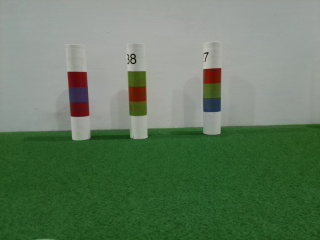
#> input picture matlab/beaconImage97.jpg, 320 x 240 px
$ python -i halfFinished.py   (imports and definitions only)
#> lines starting #> are read from the running program, lines starting #| are printed output that depends on the picture; after the words box and inside, x2 and y2 are one past the last pixel; in counts of white or black regions, pixels touching at a corner belong together
import time
import math
import io

#import penguinPi as ppi
#import picamera
#import picamery.array

import cv2
import numpy as np
import matplotlib.pyplot as plt
import scipy.io as sio
from numpy.linalg import inv
import numpy.random as rnd
from matplotlib.patches import Ellipse

## conversion from/to raw data
wheel_dia = 0.065
turn_dia = 0.145
p = 45
motor_L = -p
motor_R = -p
error = 4

## import simulation data.mat
data = sio.loadmat('data.mat')
#> (reads prototypes/localiser/data.mat from the repository)
mp = data['map']
odom = data['odom']
xT = np.transpose(data['xr'])
xT = xT[1:np.size(xT),:]
sensor = data['sensor']
num_z = mp.shape[0]

## import goals, beacons, starting position
## [id, x, y, 0]
items = sio.loadmat('map.mat')
#> (reads prototypes/localiser/map.mat from the repository)
#> further down, picture is the input picture: shape (240, 320, 3); mean B, G, R 96.2, 122.2, 99.2
robotInitPos = items['map'][0]
goal1 = items['map'][1]
goal2 = items['map'][2]
beacon27 = items['map'][3]
beacon29 = items['map'][4]
beacon38 = items['map'][5]
beacon45 = items['map'][6]
beacon57 = items['map'][7]

## Camera settings
IMAGE_WIDTH = 320
IMAGE_HEIGHT=240
# [1 line that did not run here, left out]
# [1 line that did not run here, left out]
# [1 line that did not run here, left out]
# [1 line that did not run here, left out]

## Input image:
#img = cv2.imread('beaconImage337.jpg')

stream = io.BytesIO()
# [4 lines left out: function capture_image1, not called in this run]

def getChrom(img):
    chrom = np.zeros((img.shape[0],img.shape[1],3), np.float32)
    lum = np.zeros((img.shape[0],img.shape[1]), np.uint16)
    img = img.astype(np.uint16)

    for i in range(0,img.shape[0]):
        for j in range(0,img.shape[1]):
            b = img[i,j,0]
            g = img[i,j,1]
            r = img[i,j,2]
            sum = b + g + r
            chrom[i,j,0] = img[i,j,0] / sum
            chrom[i,j,1] = img[i,j,1] / sum
            chrom[i,j,2] = img[i,j,2] / sum
            lum[i,j] = sum

    return chrom, lum

# [23 lines left out: function getGrayMask, not called in this run]

def chunks(l, n):
    """Yield successive n-sized chunks from l."""
    tolerance = 3

    i = 0
    while i < len(l):
        current_x = 0
        for j in range(0,n):
            if i+j >= len(l):
                break

            if j == 0:
                current_x = l[i+j][0]
            else:
                if l[i+j][0] - current_x > tolerance:
                    break

        if i+j >= len(l):
            break


        if l[i+j][0] - current_x > tolerance:
            i = i + j
            continue
        else:
            yield l[i:i + n]
            i = i + n
            continue

def getBeaconID(img):
    img = cv2.blur(img,(5,5))
    cv2.imshow('orig',img)

    hsv = cv2.cvtColor(img, cv2.COLOR_BGR2HSV)
#> hsv: shape (240, 320, 3); mean H, S, V 57.7, 78.1, 123.3

    gray = cv2.cvtColor(img,cv2.COLOR_BGR2GRAY)
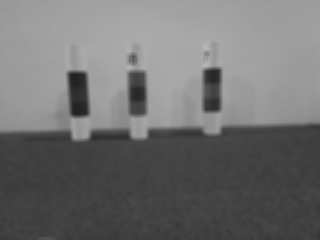
#> gray: shape (240, 320); min 33, max 183, mean 112.4
    equ = cv2.equalizeHist(gray)
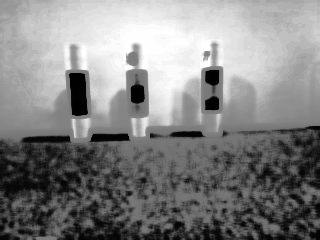
#> equ: shape (240, 320); min 0, max 255, mean 131.7

    chrom, lum = getChrom(img)
#> after the loop in getChrom, `for i in range(0,img.shape[0]):`:
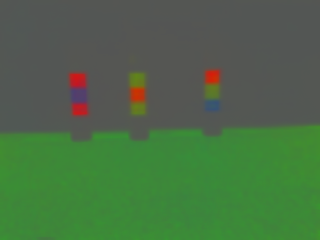
#> chrom: shape (240, 320, 3) float32; mean of channels 0, 1, 2 0.277, 0.428, 0.295; drawn as B, G, R
#> after the loop in getChrom, `for i in range(0,img.shape[0]):`:
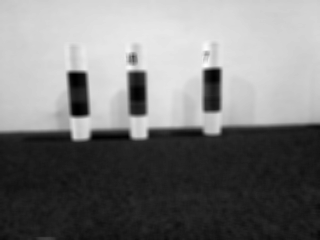
#> lum: shape (240, 320) uint16; min 108, max 545, mean 317.6; drawn with min black and max white
    #print(lum)
    #print(equ.dtype)

    m_black = lum < 70
#> m_black: shape (240, 320) bool; every value is 0
    m_black = m_black * 255.
#> m_black: shape (240, 320) float64; every value is 0
    m_black = m_black.astype(np.uint8)
    print(m_black.dtype)
#| uint8
    cv2.imshow('test2',m_black)


    #m_gray = getGrayMask(chrom)
    cv2.imshow('test',equ)


    ret,m_w = cv2.threshold(equ,150,255,cv2.THRESH_BINARY)
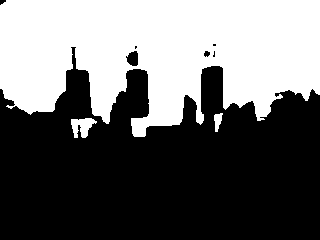
#> m_w: shape (240, 320); 42% white; 3 white regions, box (x1, y1, x2, y2) and area: (0, 0, 320, 137) 31808, (71, 118, 97, 138) 320, (214, 113, 223, 132) 107

    # [21 lines of commented-out code are left out]
    lower_r1 = np.array([0,120,50])          #0 60 20
    upper_r1 = np.array([15,255,255])       #22 100 100
    lower_r2 = np.array([175,120,50])        #356 60 20
    upper_r2 = np.array([180,255,255])      #360 100 100
    lower_g = np.array([15,100,50])          #34 40 20
    upper_g = np.array([45,255,130])         #84 100 50
    lower_b = np.array([70,12,25])           #140 5 10
    upper_b = np.array([165,160,130])         #322 60 50
    lower_fg = np.array([45,112,25])         #90 45 10
    upper_fg = np.array([63,180,112])         #126 70 45
    #lower_w = np.array([0,0,120])
    #upper_w = np.array([180,255,255])

    ## create color masks (note: blue mask inaccurate -> verify blue beacon segment by red and green -> green less precise than red (verify?))
    m_r1 = cv2.inRange(hsv,lower_r1,upper_r1)
#> m_r1: shape (240, 320); 0.78% white; 5 white regions (1 under 20 px), largest, box (x1, y1, x2, y2) and area: (129, 88, 146, 102) 228, (204, 69, 221, 84) 224, (69, 73, 86, 85) 97, (72, 109, 88, 116) 51
    m_r2 = cv2.inRange(hsv,lower_r2,upper_r2)
#> m_r2: shape (240, 320); 0.35% white; 3 white regions (1 under 20 px), largest, box (x1, y1, x2, y2) and area: (70, 75, 87, 87) 135, (72, 104, 88, 115) 130
    m_r = m_r1 + m_r2
#> m_r: shape (240, 320); 1.1% white; 4 white regions, box (x1, y1, x2, y2) and area: (69, 73, 87, 87) 232, (129, 88, 146, 102) 228, (204, 69, 221, 84) 224, (72, 104, 88, 116) 186
    m_g = cv2.inRange(hsv,lower_g,upper_g)
#> m_g: shape (240, 320); 0.86% white; 3 white regions, box (x1, y1, x2, y2) and area: (129, 72, 146, 88) 259, (130, 101, 146, 115) 200, (205, 83, 220, 98) 198
    m_b = cv2.inRange(hsv,lower_b,upper_b)
#> m_b: shape (240, 320); 0.73% white; 2 white regions, box (x1, y1, x2, y2) and area: (68, 88, 90, 103) 305, (202, 99, 222, 113) 258
    m_fg = cv2.inRange(hsv,lower_fg,upper_fg)
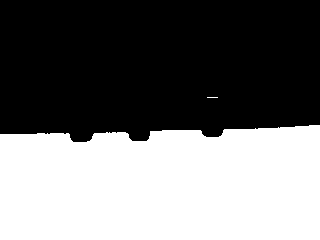
#> m_fg: shape (240, 320); 44.9% white; 2 white regions (1 under 20 px), largest, box (x1, y1, x2, y2) and area: (0, 125, 320, 240) 34471
    #m_w = cv2.inRange(hsv,lower_w,upper_w)
    ###################

    ## remove salt and pepper artifacts
    kernel_saltpepper = np.ones((5,5),np.uint8)
    filtered_m_r = cv2.morphologyEx(m_r, cv2.MORPH_OPEN, kernel_saltpepper)
#> filtered_m_r: shape (240, 320); 1.1% white; 4 white regions, box (x1, y1, x2, y2) and area: (129, 88, 146, 102) 228, (69, 73, 87, 86) 223, (205, 69, 220, 84) 218, (72, 104, 88, 116) 185
    #filtered_m_r = cv2.morphologyEx(m_r, cv2.MORPH_CLOSE, kernel_saltpepper)
    filtered_m_g = cv2.morphologyEx(m_g, cv2.MORPH_OPEN, kernel_saltpepper)
#> filtered_m_g: shape (240, 320); 0.83% white; 3 white regions, box (x1, y1, x2, y2) and area: (129, 72, 146, 88) 259, (131, 102, 146, 115) 193, (205, 84, 219, 98) 188
    #filtered_m_g = cv2.morphologyEx(m_g, cv2.MORPH_CLOSE, kernel_saltpepper)
    #filtered_m_b = cv2.morphologyEx(m_b, cv2.MORPH_OPEN, kernel_saltpepper)
    filtered_m_b = cv2.morphologyEx(m_b, cv2.MORPH_CLOSE, kernel_saltpepper)
#> filtered_m_b: shape (240, 320); 0.74% white; 2 white regions, box (x1, y1, x2, y2) and area: (68, 88, 90, 103) 308, (202, 99, 222, 113) 258
    #filtered_m_fg = cv2.morphologyEx(m_fg, cv2.MORPH_OPEN, kernel_saltpepper)
    filtered_m_fg = cv2.morphologyEx(m_fg, cv2.MORPH_CLOSE, kernel_saltpepper)
#> filtered_m_fg: shape (240, 320); 44.9% white; 2 white regions (1 under 20 px), largest, box (x1, y1, x2, y2) and area: (0, 125, 320, 240) 34484

    kernel_dilate = np.ones((5,5),np.uint8)
    #m_background = cv2.morphologyEx(m_gray, cv2.MORPH_OPEN, kernel_dilate)
    #m_background = cv2.dilate(m_background,kernel_dilate,iterations = 1)
    m_background = cv2.bitwise_and(cv2.bitwise_not(m_w),cv2.bitwise_not(m_black))
    filtered_m_b = cv2.bitwise_and(m_background,filtered_m_b)
    filtered_m_g = cv2.bitwise_and(m_background,filtered_m_g)
    filtered_m_r = cv2.bitwise_and(m_background,filtered_m_r)

    ## debug filtered image
    #cv2.imshow('red',m_r)
    cv2.imshow('filtered red',filtered_m_r)
    #cv2.imshow('green',m_g)
    cv2.imshow('filtered green',filtered_m_g)
    cv2.imshow('blue',m_b)
    cv2.imshow('filtered blue',filtered_m_b)
    #cv2.imshow('floor',m_fg)
    #cv2.imshow('filtered floor green',filtered_m_fg)
    #cv2.imshow('white',m_w)
    cv2.imshow('back',m_background)

    ## get red and green blobs
    bbd = cv2.SimpleBlobDetector_Params()
    bbd.minThreshold = 10
    bbd.maxThreshold = 200
    bbd.filterByColor = True
    bbd.blobColor = 255
    bbd.filterByArea = True
    bbd.minArea = 10
    bbd.maxArea = 1000
    bbd.filterByCircularity = True
    bbd.minCircularity = 0.5
    bbd.filterByInertia = False
    bbd.filterByConvexity = False
    detect_beacon = cv2.SimpleBlobDetector_create(bbd)

    br = detect_beacon.detect(filtered_m_r)
#> br = 4 keypoints; (x, y, size): (77, 79, 16.6), (137, 94, 16), (212, 76, 15.3), (79, 109, 15.1)
    bg = detect_beacon.detect(filtered_m_g)
#> bg = 3 keypoints; (x, y, size): (137, 80, 16.9), (138, 108, 14.5), (212, 90, 14.3)
    bb = detect_beacon.detect(filtered_m_b)
#> bb = 2 keypoints; (x, y, size): (78, 95, 20), (212, 106, 18.4)

    test_r = cv2.drawKeypoints(img,br,np.array([]),(0,0,255),cv2.DRAW_MATCHES_FLAGS_DRAW_RICH_KEYPOINTS)
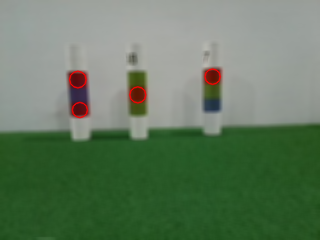
#> test_r: shape (240, 320, 3); mean of channels 0, 1, 2 96.1, 122, 99.7; drawn as B, G, R
    cv2.imshow('kp', test_r)
    test_g = cv2.drawKeypoints(img,bg,np.array([]),(0,0,255),cv2.DRAW_MATCHES_FLAGS_DRAW_RICH_KEYPOINTS)
    cv2.imshow('kg', test_g)
    test_b = cv2.drawKeypoints(img,bb,np.array([]),(0,0,255),cv2.DRAW_MATCHES_FLAGS_DRAW_RICH_KEYPOINTS)
    cv2.imshow('kb', test_b)

    frame_tolerance = 10
    br = [i for i in br if int(round(i.pt[0])) >= frame_tolerance]
    br = [i for i in br if int(round(i.pt[1])) >= frame_tolerance]
    br = [i for i in br if int(round(i.pt[0])) < m_r.shape[1] - frame_tolerance]
    br = [i for i in br if int(round(i.pt[1])) < m_r.shape[0] - frame_tolerance]
    bg = [i for i in bg if int(round(i.pt[0])) >= frame_tolerance]
    bg = [i for i in bg if int(round(i.pt[1])) >= frame_tolerance]
    bg = [i for i in bg if int(round(i.pt[0])) < m_g.shape[1] - frame_tolerance]
    bg = [i for i in bg if int(round(i.pt[1])) < m_g.shape[0] - frame_tolerance]
    bb = [i for i in bb if int(round(i.pt[0])) >= frame_tolerance]
    bb = [i for i in bb if int(round(i.pt[1])) >= frame_tolerance]
    bb = [i for i in bb if int(round(i.pt[0])) < m_b.shape[1] - frame_tolerance]
    bb = [i for i in bb if int(round(i.pt[1])) < m_b.shape[0] - frame_tolerance]

    kp_list = []
    for it in br:
        kp_list.append([it.pt[0], it.pt[1], 1, it.size])
#> this loop made 4 passes
#> it on passes 1 to 4: keypoint at (79.4, 109.5), size 15.1, keypoint at (137.3, 94.4), size 16, keypoint at (77.4, 79.1), size 16.6, keypoint at (212.1, 76.2), size 15.3
#> after the loop, kp_list = [[79.4, 109.5, 1, 15.11], [137.3, 94.39, 1, 15.99], [77.38, 79.06, 1, 16.63], [212.1, 76.19, 1, 15.3]]
    for it in bg:
        kp_list.append([it.pt[0], it.pt[1], 2, it.size])
#> this loop made 3 passes
#> it on passes 1 to 3: keypoint at (138, 108), size 14.5, keypoint at (211.6, 90.2), size 14.3, keypoint at (137, 79.8), size 16.9
#> after the loop, kp_list = [[79.4, 109.5, 1, 15.11], [137.3, 94.39, 1, 15.99], [77.38, 79.06, 1, 16.63], [212.1, 76.19, 1, 15.3], [138, 108, 2, 14.54], [211.6, 90.24, 2, 14.31], [137, 79.83, 2, 16.9]]
    for it in bb:
        kp_list.append([it.pt[0], it.pt[1], 3, it.size])
#> this loop made 2 passes
#> it on passes 1 to 2: keypoint at (211.6, 105.5), size 18.4, keypoint at (78.2, 95), size 20
#> after the loop, kp_list = [[79.4, 109.5, 1, 15.11], [137.3, 94.39, 1, 15.99], [77.38, 79.06, 1, 16.63], [212.1, 76.19, 1, 15.3], [138, 108, 2, 14.54], [211.6, 90.24, 2, 14.31], [137, 79.83, 2, 16.9], [211.6, 105.5, 3, 18.45], [78.2, 95.02, 3, 20]]
    kp_list.sort()

    print(kp_list)
#> (printed output is left out)

    beacon_list = chunks(kp_list,3)
    result = []
    for it in beacon_list:
        #print(it)
        it.sort(key=lambda x: x[1])
#        print(it)
        ID = 0
        meanX = 0
        bigY = 0
        for m in range(0,3):
            ID = ID + it[m][2] * 2**((2-m)*2)
            #print(it[m][0])
            meanX = (meanX + it[m][0])
            if bigY < it[m][1]:
                bigY = it[m][1]

        meanX = meanX / 3
        beaconID = [meanX, bigY, ID, it[m][3]]
#> this loop made 3 passes
#> (meanX, beaconID) on passes 1 to 3: (78.33, [78.33, 109.5, 29, 15.11]), (137.4, [137.4, 108, 38, 14.54]), (211.8, [211.8, 105.5, 27, 18.45])

    return result.append(beaconID)

## TODO: Get Johnson to check this function
# [49 lines left out: functions xy2XY, plotEllipse, wraptopi, ask_the_oracle, get_odom, not called in this run]

def get_map(mp):
    return mp

# [6 lines left out: function sense, not called in this run]

def speed2powerLeft(v):
    power = round(v * (-122.00) - 16.75) #-113.6363 -16.75
    return power

def speed2powerRight(v):
    power = round(v * (-116.6512) - 16.65)
    return power

# [32 lines left out: functions enc_diff, get_motion_sim, get_motion, not called in this run]

## current configuration as global variable
xCurrent = 0
yCurrent = 0
thetaCurrent = 0

# [66 lines left out: function toPoint, not called in this run]


# [108 lines not run here, left out]

>>> import cv2
>>> picture = cv2.imread('../../matlab/beaconImage97.jpg')
>>> result = getBeaconID(picture)
